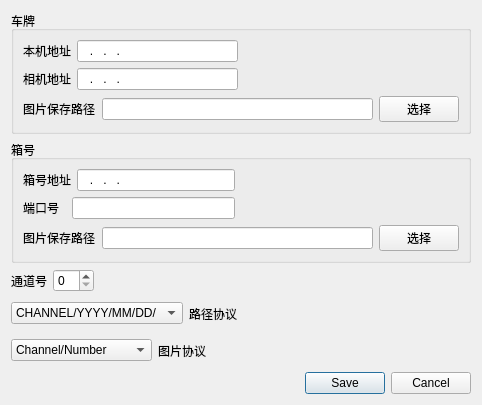
<?xml version="1.0" encoding="UTF-8"?>
<ui version="4.0">
 <class>Setting_Dialog</class>
 <widget class="QDialog" name="Setting_Dialog">
  <property name="geometry">
   <rect>
    <x>0</x>
    <y>0</y>
    <width>482</width>
    <height>405</height>
   </rect>
  </property>
  <property name="windowTitle">
   <string>Dialog</string>
  </property>
  <layout class="QGridLayout" name="gridLayout_3">
   <item row="0" column="0" colspan="3">
    <widget class="QGroupBox" name="groupBox">
     <property name="title">
      <string>车牌</string>
     </property>
     <layout class="QGridLayout" name="gridLayout">
      <item row="0" column="0">
       <layout class="QHBoxLayout" name="horizontalLayout">
        <item>
         <widget class="QLabel" name="label">
          <property name="text">
           <string>本机地址</string>
          </property>
         </widget>
        </item>
        <item>
         <widget class="QLineEdit" name="lineEdit">
          <property name="inputMask">
           <string>###.###.###.###</string>
          </property>
         </widget>
        </item>
       </layout>
      </item>
      <item row="0" column="1">
       <spacer name="horizontalSpacer">
        <property name="orientation">
         <enum>Qt::Horizontal</enum>
        </property>
        <property name="sizeHint" stdset="0">
         <size>
          <width>215</width>
          <height>20</height>
         </size>
        </property>
       </spacer>
      </item>
      <item row="1" column="0">
       <layout class="QHBoxLayout" name="horizontalLayout_3">
        <item>
         <widget class="QLabel" name="label_4">
          <property name="text">
           <string>相机地址</string>
          </property>
         </widget>
        </item>
        <item>
         <widget class="QLineEdit" name="lineEdit_4">
          <property name="inputMask">
           <string>###.###.###.###</string>
          </property>
         </widget>
        </item>
       </layout>
      </item>
      <item row="2" column="0" colspan="2">
       <layout class="QHBoxLayout" name="horizontalLayout_2">
        <item>
         <widget class="QLabel" name="label_2">
          <property name="text">
           <string>图片保存路径</string>
          </property>
         </widget>
        </item>
        <item>
         <widget class="QLineEdit" name="lineEdit_2"/>
        </item>
        <item>
         <widget class="QPushButton" name="pushButton">
          <property name="text">
           <string>选择</string>
          </property>
         </widget>
        </item>
       </layout>
      </item>
     </layout>
    </widget>
   </item>
   <item row="1" column="0" colspan="3">
    <widget class="QGroupBox" name="groupBox_2">
     <property name="title">
      <string>箱号</string>
     </property>
     <layout class="QGridLayout" name="gridLayout_2">
      <item row="0" column="0">
       <layout class="QHBoxLayout" name="horizontalLayout_4">
        <item>
         <widget class="QLabel" name="label_3">
          <property name="text">
           <string>箱号地址</string>
          </property>
         </widget>
        </item>
        <item>
         <widget class="QLineEdit" name="lineEdit_3">
          <property name="inputMask">
           <string>###.###.###.###</string>
          </property>
         </widget>
        </item>
       </layout>
      </item>
      <item row="0" column="1">
       <spacer name="horizontalSpacer_2">
        <property name="orientation">
         <enum>Qt::Horizontal</enum>
        </property>
        <property name="sizeHint" stdset="0">
         <size>
          <width>218</width>
          <height>20</height>
         </size>
        </property>
       </spacer>
      </item>
      <item row="1" column="0">
       <layout class="QHBoxLayout" name="horizontalLayout_5">
        <item>
         <widget class="QLabel" name="label_5">
          <property name="text">
           <string>端口号  </string>
          </property>
         </widget>
        </item>
        <item>
         <widget class="QLineEdit" name="lineEdit_5"/>
        </item>
       </layout>
      </item>
      <item row="1" column="1">
       <spacer name="horizontalSpacer_3">
        <property name="orientation">
         <enum>Qt::Horizontal</enum>
        </property>
        <property name="sizeHint" stdset="0">
         <size>
          <width>218</width>
          <height>20</height>
         </size>
        </property>
       </spacer>
      </item>
      <item row="2" column="0" colspan="2">
       <layout class="QHBoxLayout" name="horizontalLayout_6">
        <item>
         <widget class="QLabel" name="label_6">
          <property name="text">
           <string>图片保存路径</string>
          </property>
         </widget>
        </item>
        <item>
         <widget class="QLineEdit" name="lineEdit_6"/>
        </item>
        <item>
         <widget class="QPushButton" name="pushButton_2">
          <property name="text">
           <string>选择</string>
          </property>
         </widget>
        </item>
       </layout>
      </item>
     </layout>
    </widget>
   </item>
   <item row="2" column="0">
    <layout class="QHBoxLayout" name="horizontalLayout_7">
     <item>
      <widget class="QLabel" name="label_7">
       <property name="text">
        <string>通道号</string>
       </property>
      </widget>
     </item>
     <item>
      <widget class="QSpinBox" name="spinBox">
       <property name="statusTip">
        <string>必须和箱号设置的通道号一致</string>
       </property>
      </widget>
     </item>
    </layout>
   </item>
   <item row="2" column="1">
    <spacer name="horizontalSpacer_4">
     <property name="orientation">
      <enum>Qt::Horizontal</enum>
     </property>
     <property name="sizeHint" stdset="0">
      <size>
       <width>367</width>
       <height>20</height>
      </size>
     </property>
    </spacer>
   </item>
   <item row="3" column="0" colspan="2">
    <layout class="QHBoxLayout" name="horizontalLayout_8">
     <item>
      <widget class="QComboBox" name="ImageFormat_1">
       <property name="editable">
        <bool>false</bool>
       </property>
       <item>
        <property name="text">
         <string>CHANNEL/YYYY/MM/DD/</string>
        </property>
       </item>
       <item>
        <property name="text">
         <string>CHANNEL/YYYY/MM/</string>
        </property>
       </item>
       <item>
        <property name="text">
         <string>CHANNEL/YYYY/</string>
        </property>
       </item>
       <item>
        <property name="text">
         <string>CHANNEL/</string>
        </property>
       </item>
       <item>
        <property name="text">
         <string>YYYY/MM/DD/</string>
        </property>
       </item>
       <item>
        <property name="text">
         <string>YYYY/MM/</string>
        </property>
       </item>
       <item>
        <property name="text">
         <string>YYYY/</string>
        </property>
       </item>
       <item>
        <property name="text">
         <string>/</string>
        </property>
       </item>
      </widget>
     </item>
     <item>
      <widget class="QLabel" name="label_8">
       <property name="text">
        <string>路径协议</string>
       </property>
      </widget>
     </item>
    </layout>
   </item>
   <item row="4" column="0" colspan="2">
    <layout class="QHBoxLayout" name="horizontalLayout_9">
     <item>
      <widget class="QComboBox" name="comboBox">
       <item>
        <property name="text">
         <string>Channel/Number</string>
        </property>
       </item>
       <item>
        <property name="text">
         <string>Number/Channel</string>
        </property>
       </item>
      </widget>
     </item>
     <item>
      <widget class="QLabel" name="label_9">
       <property name="text">
        <string>图片协议</string>
       </property>
      </widget>
     </item>
    </layout>
   </item>
   <item row="5" column="2">
    <widget class="QDialogButtonBox" name="buttonBox">
     <property name="orientation">
      <enum>Qt::Horizontal</enum>
     </property>
     <property name="standardButtons">
      <set>QDialogButtonBox::Cancel|QDialogButtonBox::Save</set>
     </property>
    </widget>
   </item>
  </layout>
 </widget>
 <resources/>
 <connections>
  <connection>
   <sender>buttonBox</sender>
   <signal>accepted()</signal>
   <receiver>Setting_Dialog</receiver>
   <slot>accept()</slot>
   <hints>
    <hint type="sourcelabel">
     <x>472</x>
     <y>385</y>
    </hint>
    <hint type="destinationlabel">
     <x>157</x>
     <y>274</y>
    </hint>
   </hints>
  </connection>
  <connection>
   <sender>buttonBox</sender>
   <signal>rejected()</signal>
   <receiver>Setting_Dialog</receiver>
   <slot>reject()</slot>
   <hints>
    <hint type="sourcelabel">
     <x>472</x>
     <y>391</y>
    </hint>
    <hint type="destinationlabel">
     <x>286</x>
     <y>274</y>
    </hint>
   </hints>
  </connection>
 </connections>
</ui>
